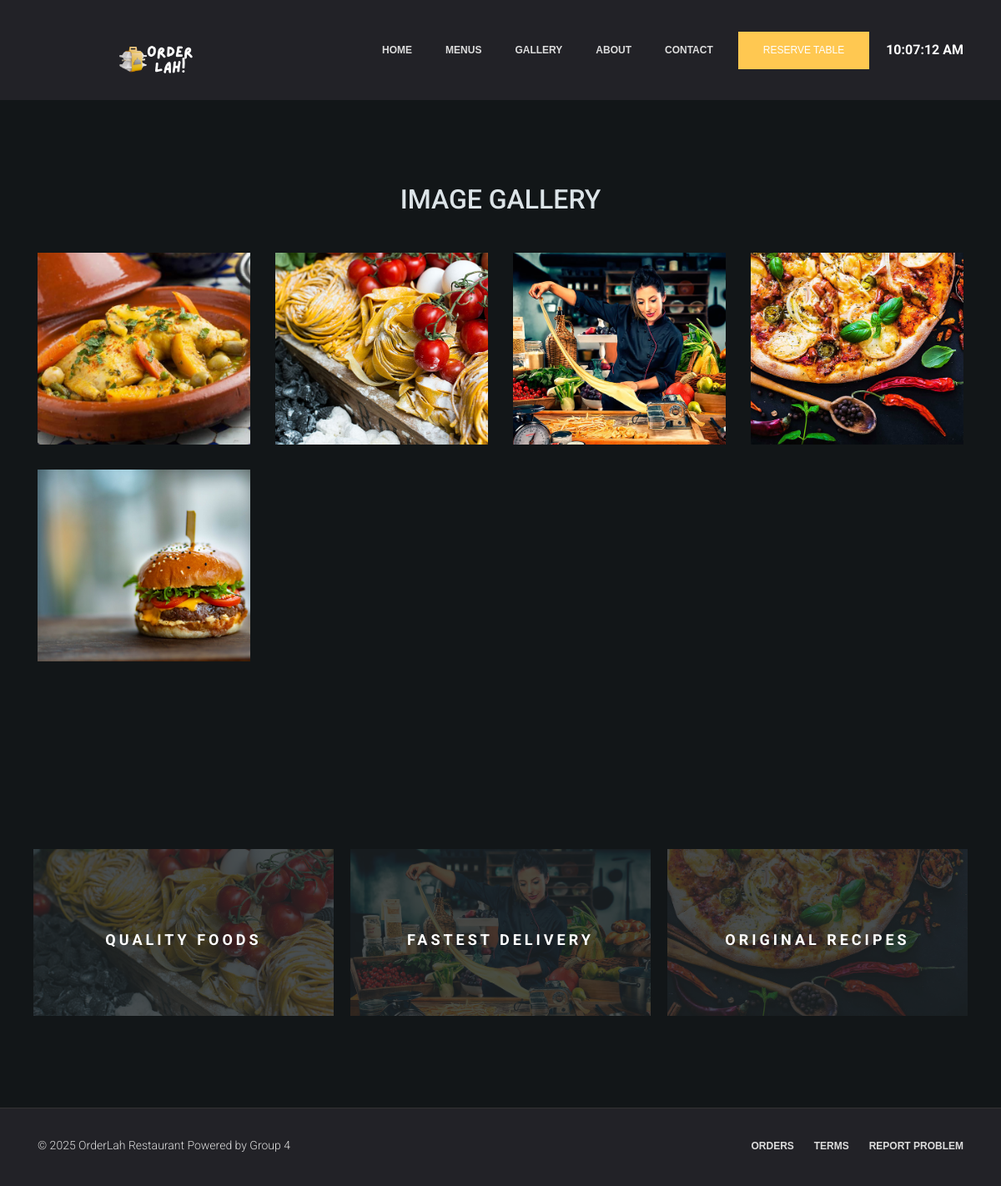
Before: /gallery.php with the older database file.
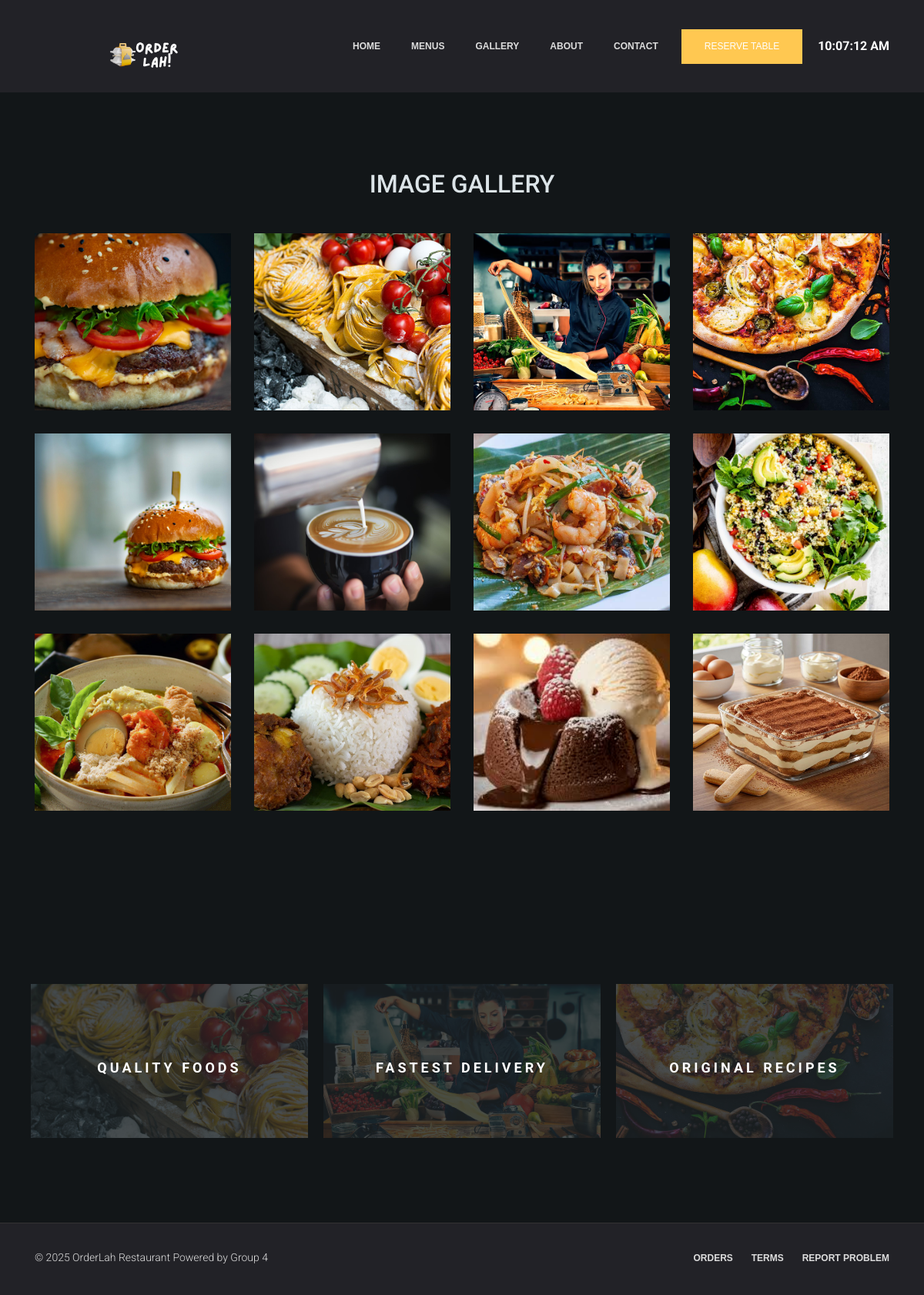
After: the same page with the newer database file.
### tables this page shows
CREATE TABLE `image_gallery` (
  `image_id` int(2) NOT NULL,
  `image_name` varchar(30) NOT NULL,
  `image` varchar(255) NOT NULL
);

### gallery.php (the view, shortened to what this page needs)
<?php
    include "connect.php";
    include "Includes/templates/header.php";
    include "Includes/templates/navbar.php";
?>
	<section class="image-gallery" id="gallery">
		<div class="container">
			<h2 style="text-align: center;margin-bottom: 30px">IMAGE GALLERY</h2>
			<?php
				$stmt_image_gallery = $con->prepare("Select * from image_gallery");
                $stmt_image_gallery->execute();
                $rows_image_gallery = $stmt_image_gallery->fetchAll();
                echo "<div class = 'row'>";
	                foreach($rows_image_gallery as $row_image_gallery)
	                {
	                	echo "<div class = 'col-md-4 col-lg-3' style = 'padding: 15px;'>";
	                		$source = "admin/Uploads/images/".$row_image_gallery['image'];
	                		?>
	                		<div style = "background-image: url('<?php echo $source; ?>') !important;background-repeat: no-repeat;background-position: 50% 50%;background-size: cover;background-clip: border-box;box-sizing: border-box;overflow: hidden;height: 230px;">
	                		</div>
	                		<?php
	                	echo "</div>";
	                }
	            echo "</div>";
			?>
		</div>
	</section>
	<section class="our_qualities_v2">
		<div class="container">
			<div class="row">
				<div class="col-md-4" style="padding: 10px;">
					<div class="quality quality_1">
						<div class="text_inside_quality">
							<h5>Quality Foods</h5>
						</div>
					</div>
				</div>
				<div class="col-md-4" style="padding: 10px;">
					<div class="quality quality_2">
						<div class="text_inside_quality">
							<h5>Fastest Delivery</h5>
						</div>
					</div>
				</div>
				<div class="col-md-4" style="padding: 10px;">
					<div class="quality quality_3">
						<div class="text_inside_quality">
							<h5>Original Recipes</h5>
						</div>
					</div>
				</div>
			</div>
		</div>
	</section>
    <?php include "Includes/templates/footer.php"; ?>

Changed rows visible on the page:
removed image_gallery: image (picture)
added image_gallery: image (picture)
added image_gallery: image (picture)
added image_gallery: image (picture)
added image_gallery: image (picture)
added image_gallery: image (picture)
added image_gallery: image (picture)
added image_gallery: image (picture)
added image_gallery: image (picture)
